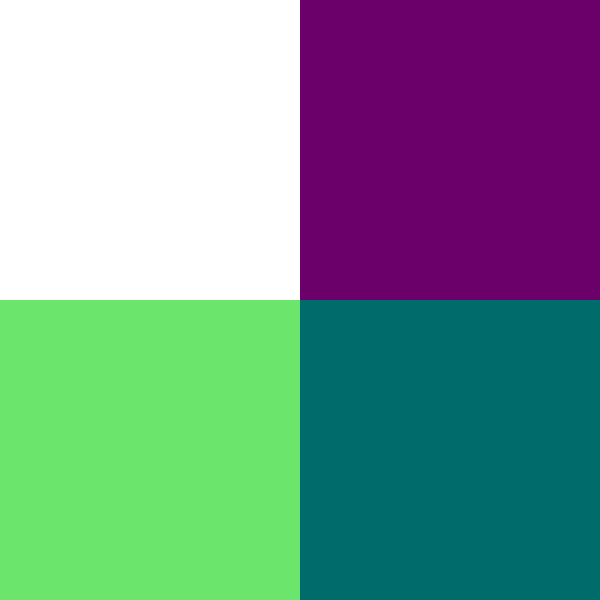
Frame 1 (no input)
Frame 60 (the mouse pressed at the canvas centre just before this capture): identical to frame 1, image omitted
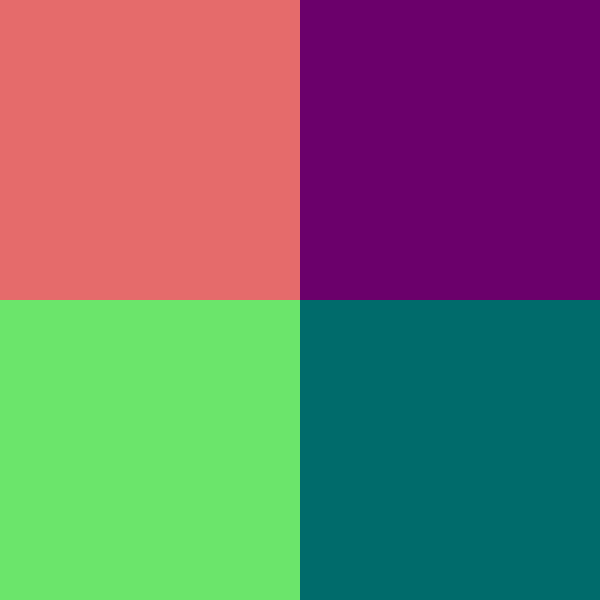
Frame 120 (the mouse held since frame 60 and released just before this capture)

The Processing sketch that drew these frames (run headless with seeded random() and noise(); from frame 60 on, the mouse is pressed at the canvas centre):

// Processing sketch: sketch_4
// ── sketch_4.pde
//this sketch draws two rectangles on the side of the 
// screen that change colors when the mouse is over them. 

// change the sketch to have two more rectangles in the 
// right side of the screen that behave in the same way 
// when the mouse is over them.

void setup() {
  size(600, 600);
  noStroke();
}

void draw() {
  if (mouseX < width/2 && mouseY < height/2) {
    fill(255);
  } else {
    fill(229, 107, 107);
  }
  rect(0, 0, width/2, height/2);

  if (mouseX < width/2 && mouseY > height/2) {
    fill(255);
  } else {
    fill(107, 229, 107);
  }
  rect(0, height/2, width/2, height/2);
  
  if (mouseX > width/2 && mouseY > height/2) {
    fill(255);
  } else {
    fill(0, 107, 107);
  }
  rect(width/2, height/2, width/2, height/2);
  
  if (mouseX > width/2 && mouseY < height/2) {
    fill(255);
  } else {
    fill(107, 0, 107);
  }
  rect(width/2, height/2 - 300, width/2, height/2);
  
} 
